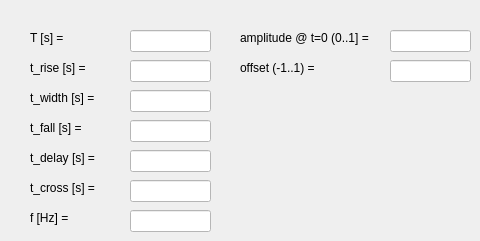
    <widget class="QWidget" name="SignalTabTrapDampSin">
     <attribute name="title">
      <string>TrapDampSin</string>
     </attribute>
     <widget class="QLabel" name="TrapDampSinTWidthLabel">
      <property name="geometry">
       <rect>
        <x>30</x>
        <y>90</y>
        <width>81</width>
        <height>16</height>
       </rect>
      </property>
      <property name="text">
       <string>t_width [s] =</string>
      </property>
     </widget>
     <widget class="QLabel" name="TrapDampSinTFallLabel">
      <property name="geometry">
       <rect>
        <x>30</x>
        <y>120</y>
        <width>61</width>
        <height>16</height>
       </rect>
      </property>
      <property name="text">
       <string>t_fall [s] =</string>
      </property>
     </widget>
     <widget class="QLineEdit" name="TrapDampSinTDelayEdit">
      <property name="geometry">
       <rect>
        <x>130</x>
        <y>150</y>
        <width>81</width>
        <height>22</height>
       </rect>
      </property>
      <property name="styleSheet">
       <string notr="true">QLineEdit:focus{ background-color: rgb(127, 255, 127) } 
QLineEdit{ background-color: rgb(255, 255, 255) }</string>
      </property>
     </widget>
     <widget class="QLabel" name="TrapDampSinTDelayLabel">
      <property name="geometry">
       <rect>
        <x>30</x>
        <y>150</y>
        <width>71</width>
        <height>16</height>
       </rect>
      </property>
      <property name="text">
       <string>t_delay [s] =</string>
      </property>
     </widget>
     <widget class="QLineEdit" name="TrapDampSinTFallEdit">
      <property name="geometry">
       <rect>
        <x>130</x>
        <y>120</y>
        <width>81</width>
        <height>22</height>
       </rect>
      </property>
      <property name="styleSheet">
       <string notr="true">QLineEdit:focus{ background-color: rgb(127, 255, 127) } 
QLineEdit{ background-color: rgb(255, 255, 255) }</string>
      </property>
     </widget>
     <widget class="QLabel" name="TrapDampSinTPerLabel">
      <property name="geometry">
       <rect>
        <x>30</x>
        <y>30</y>
        <width>51</width>
        <height>16</height>
       </rect>
      </property>
      <property name="text">
       <string>T [s] =</string>
      </property>
     </widget>
     <widget class="QLineEdit" name="TrapDampSinTWidthEdit">
      <property name="geometry">
       <rect>
        <x>130</x>
        <y>90</y>
        <width>81</width>
        <height>22</height>
       </rect>
      </property>
      <property name="styleSheet">
       <string notr="true">QLineEdit:focus{ background-color: rgb(127, 255, 127) } 
QLineEdit{ background-color: rgb(255, 255, 255) }</string>
      </property>
      <property name="readOnly">
       <bool>false</bool>
      </property>
     </widget>
     <widget class="QLineEdit" name="TrapDampSinTRiseEdit">
      <property name="geometry">
       <rect>
        <x>130</x>
        <y>60</y>
        <width>81</width>
        <height>22</height>
       </rect>
      </property>
      <property name="styleSheet">
       <string notr="true">QLineEdit:focus{ background-color: rgb(127, 255, 127) } 
QLineEdit{ background-color: rgb(255, 255, 255) }</string>
      </property>
     </widget>
     <widget class="QLineEdit" name="TrapDampSinTPerEdit">
      <property name="geometry">
       <rect>
        <x>130</x>
        <y>30</y>
        <width>81</width>
        <height>22</height>
       </rect>
      </property>
      <property name="styleSheet">
       <string notr="true">QLineEdit:focus{ background-color: rgb(127, 255, 127) } 
QLineEdit{ background-color: rgb(255, 255, 255) }</string>
      </property>
     </widget>
     <widget class="QLabel" name="TrapDampSinTRiseLabel">
      <property name="geometry">
       <rect>
        <x>30</x>
        <y>60</y>
        <width>61</width>
        <height>16</height>
       </rect>
      </property>
      <property name="text">
       <string>t_rise [s] =</string>
      </property>
     </widget>
     <widget class="QLabel" name="TrapDampSinOffsetLabel">
      <property name="geometry">
       <rect>
        <x>240</x>
        <y>60</y>
        <width>121</width>
        <height>16</height>
       </rect>
      </property>
      <property name="text">
       <string>offset (-1..1) =</string>
      </property>
     </widget>
     <widget class="QLabel" name="TrapDampSinAmplitLabel">
      <property name="geometry">
       <rect>
        <x>240</x>
        <y>30</y>
        <width>141</width>
        <height>16</height>
       </rect>
      </property>
      <property name="text">
       <string>amplitude @ t=0 (0..1] =</string>
      </property>
     </widget>
     <widget class="QLineEdit" name="TrapDampSinAmplitEdit">
      <property name="geometry">
       <rect>
        <x>390</x>
        <y>30</y>
        <width>81</width>
        <height>22</height>
       </rect>
      </property>
      <property name="styleSheet">
       <string notr="true">QLineEdit:focus{ background-color: rgb(127, 255, 127) } 
QLineEdit{ background-color: rgb(255, 255, 255) }</string>
      </property>
     </widget>
     <widget class="QLineEdit" name="TrapDampSinOffsetEdit">
      <property name="geometry">
       <rect>
        <x>390</x>
        <y>60</y>
        <width>81</width>
        <height>22</height>
       </rect>
      </property>
      <property name="styleSheet">
       <string notr="true">QLineEdit:focus{ background-color: rgb(127, 255, 127) } 
QLineEdit{ background-color: rgb(255, 255, 255) }</string>
      </property>
     </widget>
     <widget class="QLineEdit" name="TrapDampSinFreqEdit">
      <property name="geometry">
       <rect>
        <x>130</x>
        <y>210</y>
        <width>81</width>
        <height>22</height>
       </rect>
      </property>
      <property name="styleSheet">
       <string notr="true">QLineEdit:focus{ background-color: rgb(127, 255, 127) } 
QLineEdit{ background-color: rgb(255, 255, 255) }</string>
      </property>
     </widget>
     <widget class="QLabel" name="TrapDampSinFreqLabel">
      <property name="geometry">
       <rect>
        <x>30</x>
        <y>210</y>
        <width>51</width>
        <height>16</height>
       </rect>
      </property>
      <property name="text">
       <string>f [Hz] =</string>
      </property>
     </widget>
     <widget class="QLineEdit" name="TrapDampSinTCrossEdit">
      <property name="geometry">
       <rect>
        <x>130</x>
        <y>180</y>
        <width>81</width>
        <height>22</height>
       </rect>
      </property>
      <property name="styleSheet">
       <string notr="true">QLineEdit:focus{ background-color: rgb(127, 255, 127) } 
QLineEdit{ background-color: rgb(255, 255, 255) }</string>
      </property>
     </widget>
     <widget class="QLabel" name="TrapDampSinTCrossLabel">
      <property name="geometry">
       <rect>
        <x>30</x>
        <y>180</y>
        <width>71</width>
        <height>16</height>
       </rect>
      </property>
      <property name="text">
       <string>t_cross [s] =</string>
      </property>
     </widget>
    </widget>
